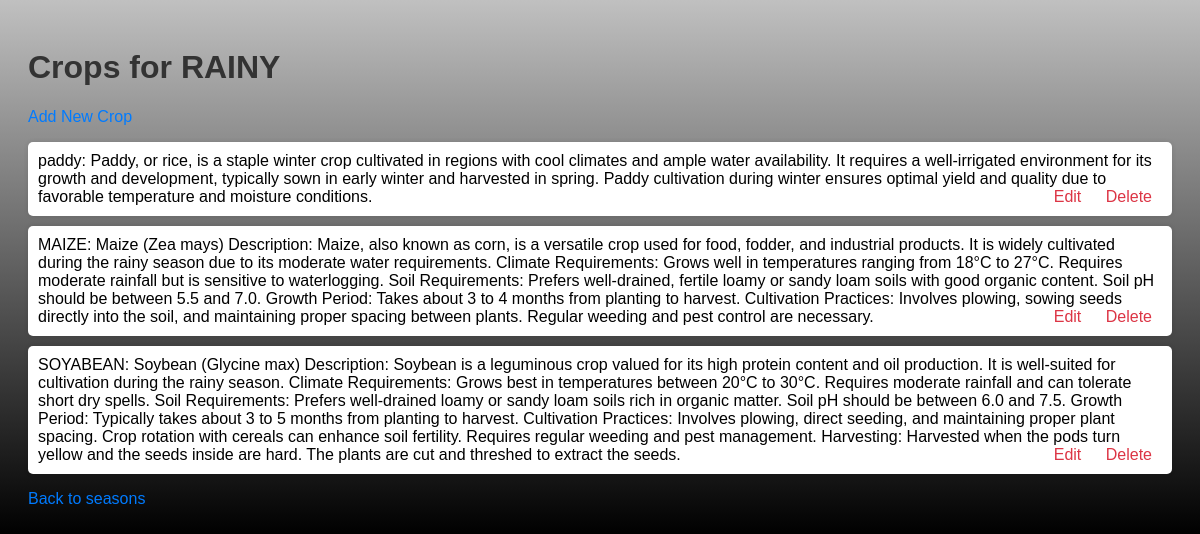
Page /season/2/ on the committed database.
### crops/models.py (models this page shows, shortened)
class Season(models.Model):
    name = models.CharField(max_length=100)

class Crop(models.Model):
    name = models.CharField(max_length=100)
    season = models.ForeignKey(Season, on_delete=models.CASCADE)
    description = models.TextField()

### crops/views.py (the view)
# urls.py: path('season/<int:season_id>/', views.season_detail, name='season_detail'),
def season_detail(request, season_id):
    season = get_object_or_404(Season, id=season_id)
    crops = Crop.objects.filter(season=season)
    return render(request, 'crops/season_detail.html', {'season': season, 'crops': crops})

### crops/templates/crops/season_detail.html (shortened to what this page needs)
<!DOCTYPE html>
<html>
<head>
</head>
<body>
    <h1>Crops for {{ season.name }}</h1>
    <a href="{% url 'create_crop' season.id %}">Add New Crop</a>
    <ul>
        {% for crop in crops %}
            <li>
                {{ crop.name }}: {{ crop.description }}
                <span class="actions">
                    <a href="{% url 'update_crop' season.id crop.id %}">Edit</a>
                    <a href="{% url 'delete_crop' season.id crop.id %}">Delete</a>
                </span>
            </li>
        {% endfor %}
    </ul>
    <a href="{% url 'home' %}">Back to seasons</a>
</body>
</html>

### crops/templates/crops/season_detail.html (style rules this page uses)
body { font-family: Arial, sans-serif; background: linear-gradient(to bottom, silver, black); padding: 20px; }
h1 { color: #333; }
a { color: #007bff; text-decoration: none; margin-right: 10px; }
ul { list-style-type: none; padding: 0; }
li { background-color: #fff; padding: 10px; border-radius: 5px; box-shadow: 0 0 5px rgba(0,0,0,0.1); margin-bottom: 10px; }
.actions { float: right; }
.actions a { color: #dc3545; margin-left: 10px; }

### rows in the picture
Season: name "RAINY"
Crop: name "paddy", description "Paddy, or rice, is a staple winter crop cultivated in regions with cool climates and ample water availability. It requires a well-irrigated environment for its growth and development, typically sown in early winter and harvested in spring. Paddy cultivation during winter ensures optimal yield and quality due to favorable temperature and moisture conditions."
Crop: name "MAIZE", description "Maize (Zea mays) Description: Maize, also known as corn, is a versatile crop used for food, fodder, and industrial products. It is widely cultivated during the rainy season due to its moderate water requirements. Climate Requirements: Grows well in temperatures ranging from 18°C to 27°C. Requires moderate rainfall but is sensitive to waterlogging. Soil Requirements: Prefers well-drained, fertile loamy or sandy loam soils with good organic content. Soil pH should be between 5.5 and 7.0. Growth Period: Takes about 3 to 4 months from planting to harvest. Cultivation Practices: Involves plowing, sowing seeds directly into the soil, and maintaining proper spacing between plants. Regular weeding…"
Crop: name "SOYABEAN", description "Soybean (Glycine max) Description: Soybean is a leguminous crop valued for its high protein content and oil production. It is well-suited for cultivation during the rainy season. Climate Requirements: Grows best in temperatures between 20°C to 30°C. Requires moderate rainfall and can tolerate short dry spells. Soil Requirements: Prefers well-drained loamy or sandy loam soils rich in organic matter. Soil pH should be between 6.0 and 7.5. Growth Period: Typically takes about 3 to 5 months from planting to harvest. Cultivation Practices: Involves plowing, direct seeding, and maintaining proper plant spacing. Crop rotation with cereals can enhance soil fertility. Requires regular weeding and…"
